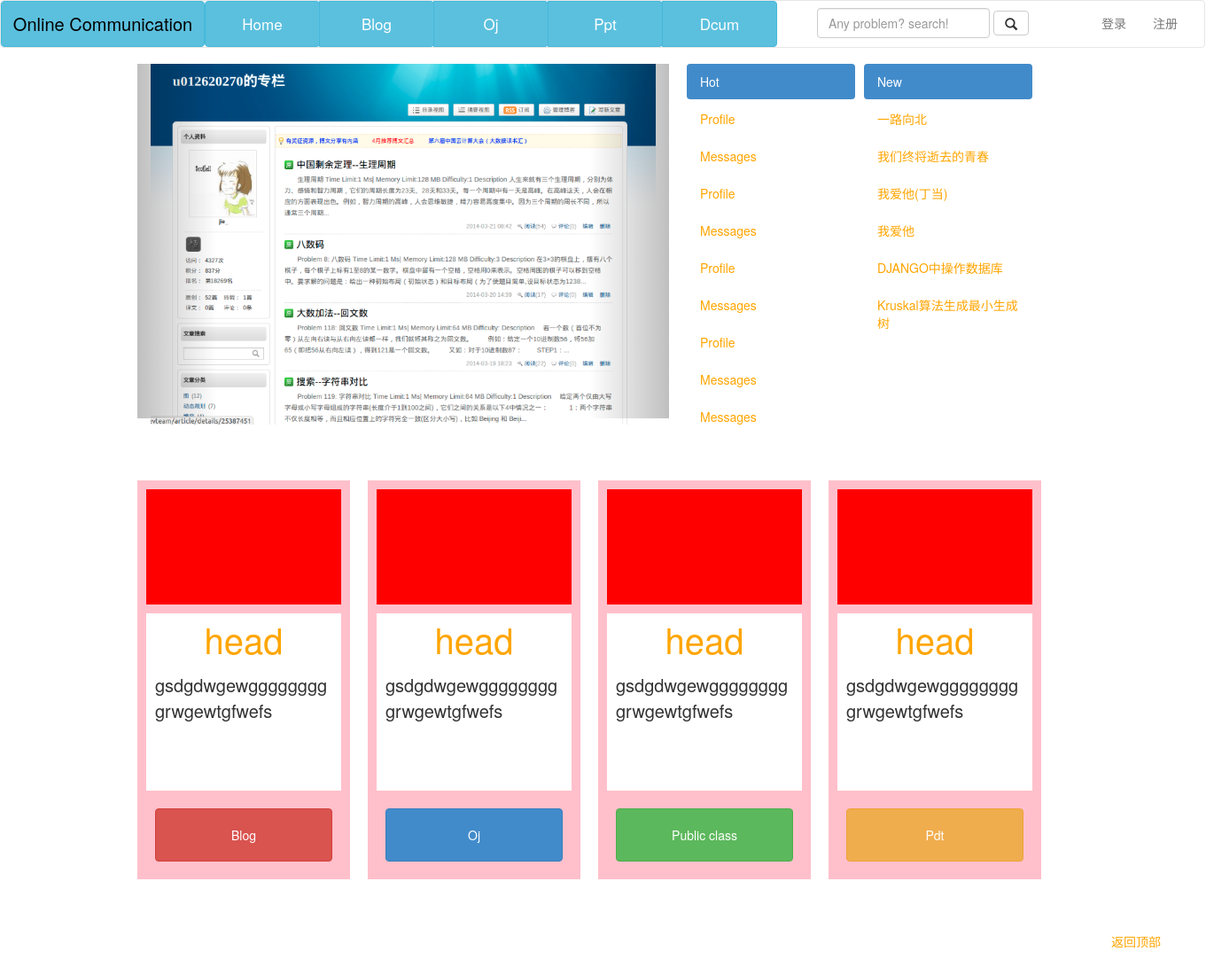
The app's page /, older data.
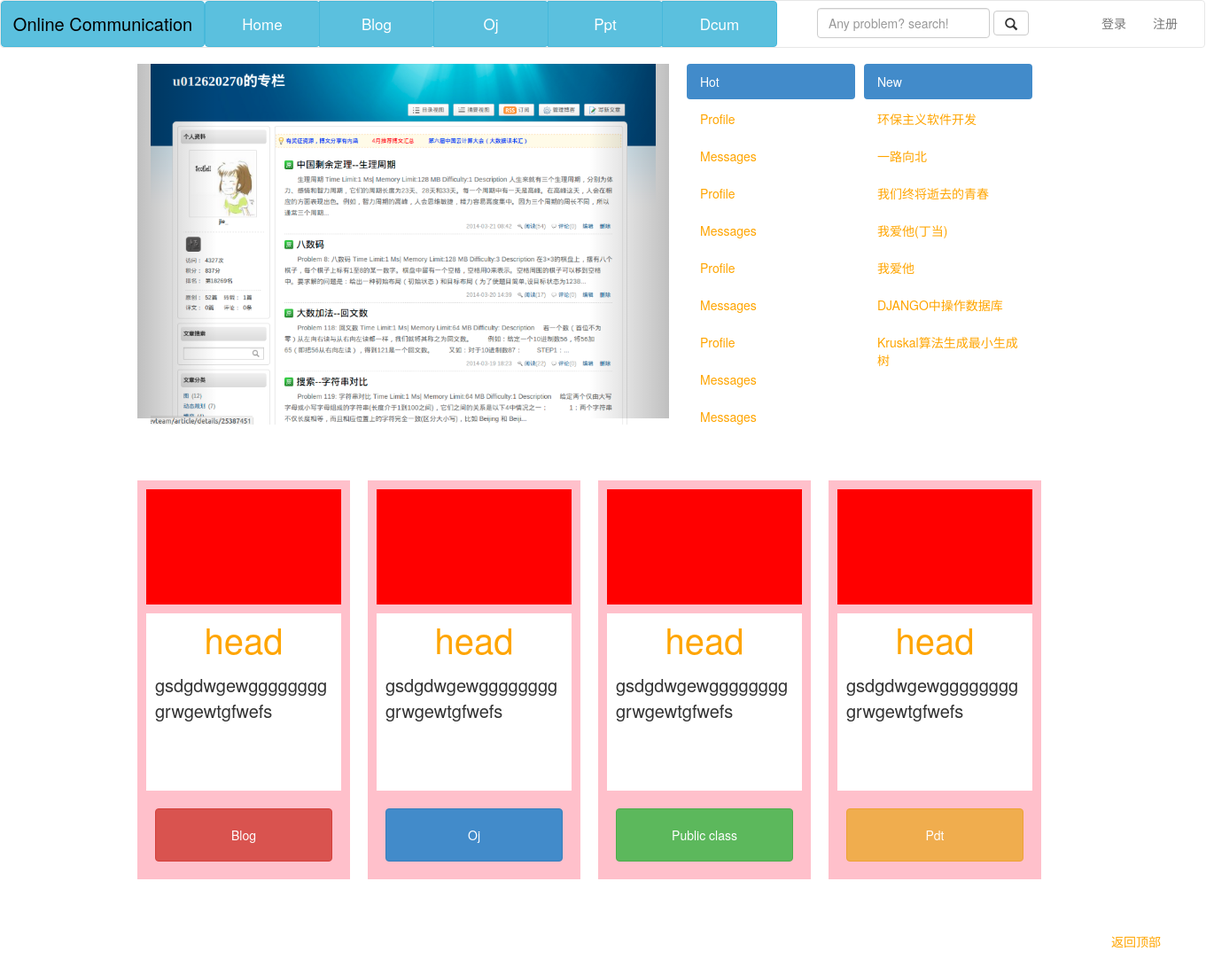
The same page, newer data.
### blog/models.py (models this page shows, shortened)
class Post(models.Model):
    author = models.ForeignKey(UserProfile)
    date = models.DateField(auto_now_add=True)
    date_gmt = models.DateField(null=True)
    content = models.TextField()
    title = models.CharField(max_length=200)
    excerpt = models.CharField(max_length=500)
    status = models.CharField(max_length=20, null=True)
    comment_status = models.CharField(max_length=20, null=True)
    password = models.CharField(max_length=20, null=True)
    modified_date = models.DateField(null=True)
    modified_date_gmt = models.DateField(null=True)
    content_filtered = models.CharField(max_length=200, null=True)
    parent = models.BigIntegerField(null=True)
    menu_order = models.IntegerField(null=True)
    content_type = models.CharField(max_length=20, null=True)
    content_mime_type = models.CharField(max_length=255, null=True)
    comment_count = models.IntegerField(default=0)
    po_type = models.ManyToManyField(Category, through='PostToCategory',
                                blank=True, null=True)
    show = models.BooleanField(default=True)
    class Meta:
        ordering = ['-pk']
        verbose_name = _('Post')
        verbose_name_plural = _('Posts')
    @models.permalink
    def get_absolute_url(self):
        return ('post', (),
                {'author':self.author.user.username, 'pk':self.pk})

### blog/views.py (the view)
# urls.py: url(r'^$', 'blog.views.homePage', name='homepage'),
def homePage(request):
    authenticated = request.user.is_authenticated()
    userprofile = None
    articles = Post.objects.filter(show=True)[:9]
    if authenticated:
        userprofile = request.user.userprofile
    return render(request, 'index.html', {'authenticated':authenticated,
                                          'user':userprofile, 'articles':articles})

### templates/index.html (shortened to what the changed rows need)
{% extends 'base.html' %}
{% block script %}
<link href ="{{ STATIC_URL }}css/page_2.css" rel="stylesheet">
<link href="{{ STATIC_URL }}css/nav.css" rel="stylesheet">
<link href= "{{ STATIC_URL }}css/bootstrap.css" rel = "stylesheet">
{% endblock %}
{% block body %}
        <div id="whole_container">
            <div class="container" id = "page-mid-and-down">
            <div id="page-mid">
            <div id="mid-right">
                <ul class="nav nav-pills nav-stacked">
                    {% for article in articles %}
                    <li><a href="{{ article.get_absolute_url }}">{{ article.title }}</a></li>
                    {% endfor %}
                </ul>
            </div>
    </div>
        </div>
{% endblock %}

Row changes from the older to the newer data that the page shows:
added Post: title "环保主义软件开发"
